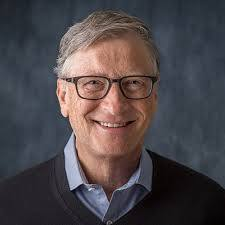
#> input picture ibad_No_other_allow.py/images/bill.jpeg, 225 x 225 px, found by its file name
$ python 13_computing_histograms.py
#> lines starting #> are read from the running program, lines starting #| are printed output that depends on the picture; after the words box and inside, x2 and y2 are one past the last pixel; in counts of white or black regions, pixels touching at a corner belong together
import cv2 as cv
import matplotlib.pyplot as plt
import numpy as np
img = cv.imread("images/bill.jpeg")
#> img is the input picture: shape (225, 225, 3); mean B, G, R 74.1, 70.6, 77.1
cv.imshow("imgbill ", img)

blanks = np.zeros(img.shape[:2], dtype="uint8")


# gray=cv.cvtColor(img,cv.COLOR_BGR2GRAY)
# cv.imshow("Gray ",gray)

circle = cv.circle(blanks, (img.shape[1]//2, img.shape[0]//2), 100, 255, -1)
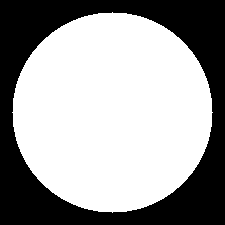
#> blanks: shape (225, 225); 62.1% white; 1 black region, box (x1, y1, x2, y2) and area: (0, 0, 225, 225) 19208


mask = cv.bitwise_and(img, img, mask=circle)
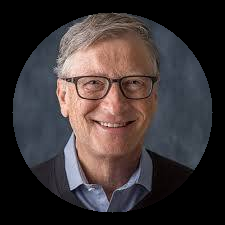
#> mask: shape (225, 225, 3); mean B, G, R 53.6, 53.1, 61.2
cv.imshow("mask", mask)

# [10 lines of commented-out code are left out]


plt.figure()
plt.title("Colors histogram")
plt.xlabel("bins")
plt.ylabel(" # of pixels")
# color histogram
colors = ("b", "g", "r")
for i, col in enumerate(colors):
    hist = cv.calcHist([img], [i], None, [256], [0, 256])
    plt.plot(hist, color=col)
    plt.xlim([0, 256])
plt.show()
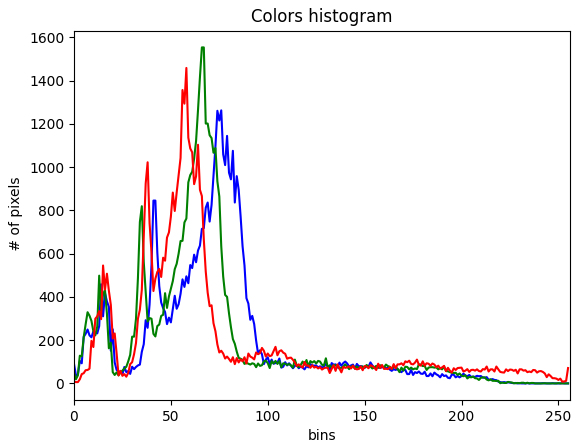
#> figure drawn by matplotlib, 1 panel; curve peaks at x = 76, y = 1262; curve peaks at x = 66, y = 1553; curve peaks at x = 58, y = 1458
cv.waitKey(0)

$ run again, with ibad_No_other_allow.py/images/IMG-20220331-WA0012 - Copy.jpg copied over ibad_No_other_allow.py/images/bill.jpeg
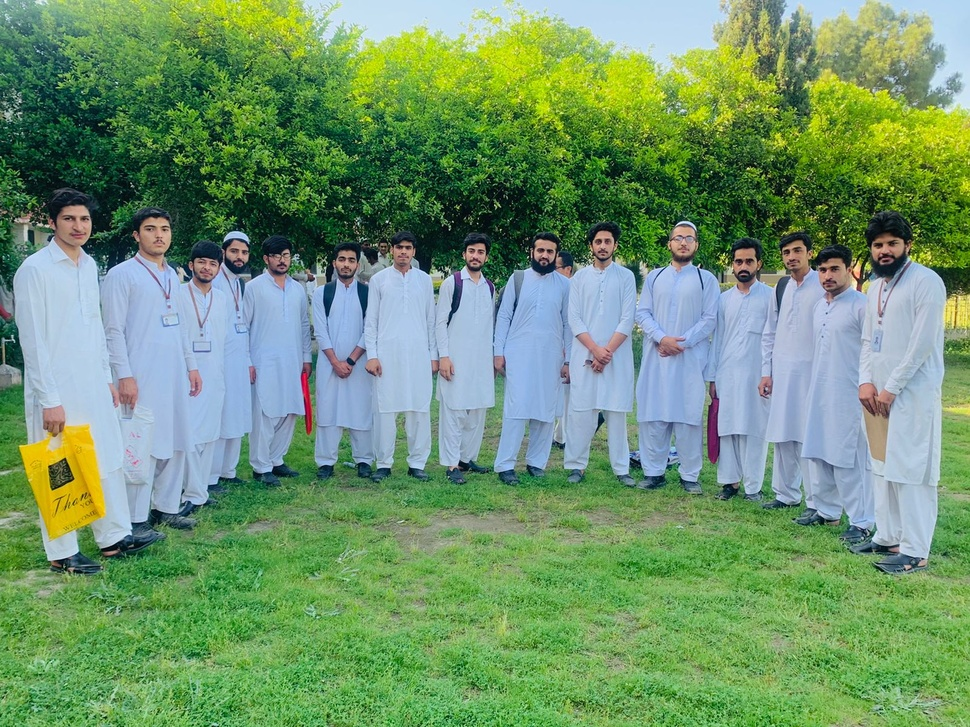
#> input picture ibad_No_other_allow.py/images/IMG-20220331-WA0012 - Copy.jpg, 970 x 727 px, shrunk from 1600 x 1200 before the run, found by its file name
#> img is the input picture: shape (727, 970, 3); mean B, G, R 109.9, 149.6, 112.8
#> `circle = cv.circle(blanks, (img.shape[1]//2, img.shape[0]//2), 100, 25..`:
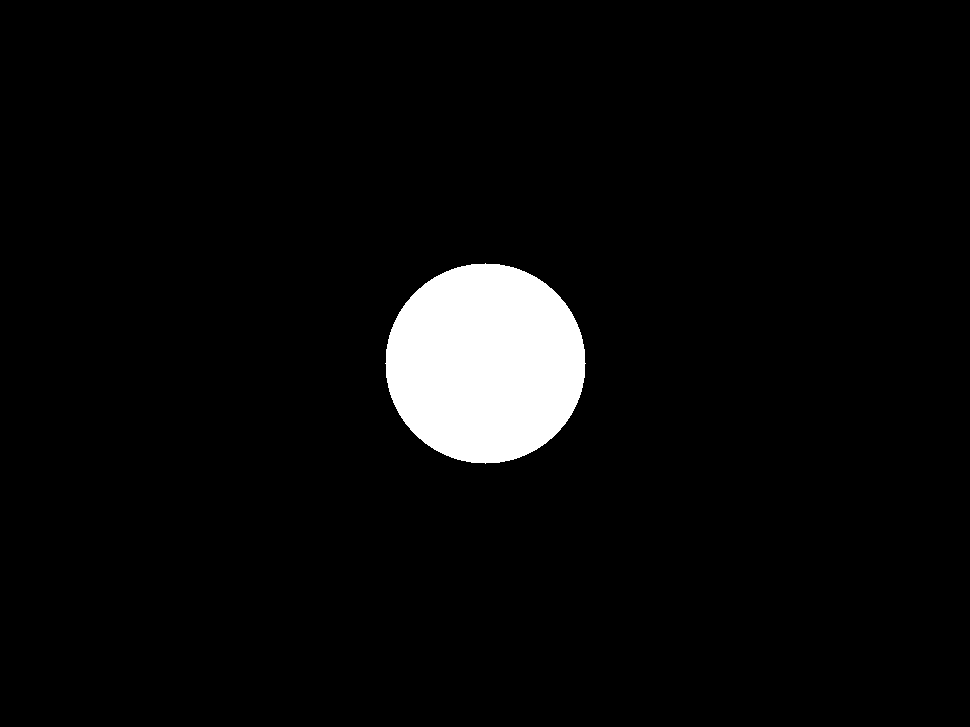
#> blanks: shape (727, 970); 4.5% white; 1 white region, box (x1, y1, x2, y2) and area: (385, 263, 586, 464) 31417
#> `plt.show()`:
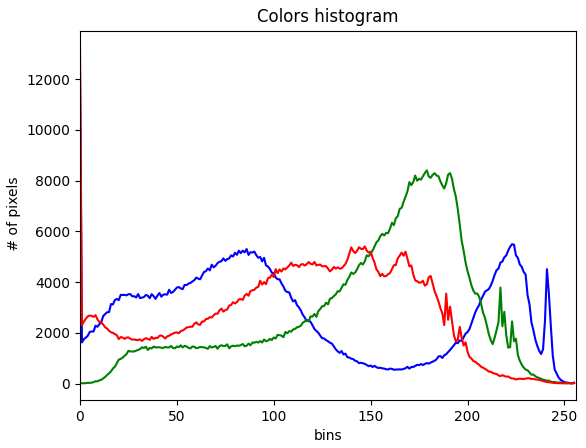
#> figure drawn by matplotlib, 1 panel; curve peaks at x = 0, y = 12284; curve peaks at x = 179, y = 8399; curve peaks at x = 0, y = 13247
